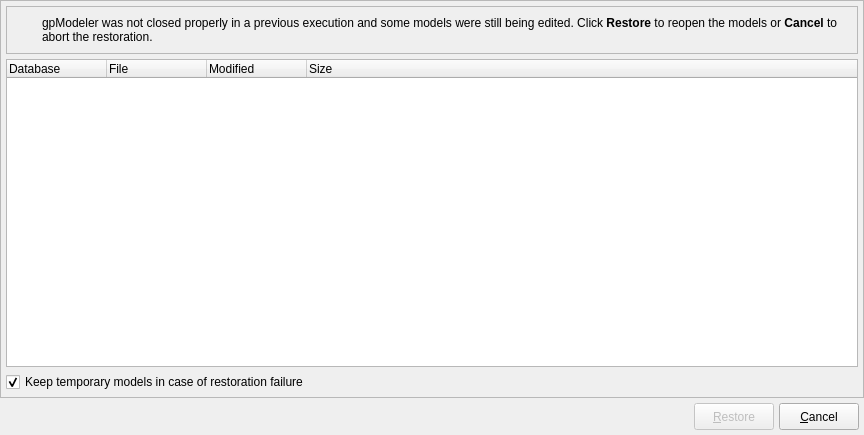
<?xml version="1.0" encoding="UTF-8"?>
<ui version="4.0">
 <class>ModelRestorationForm</class>
 <widget class="QDialog" name="ModelRestorationForm">
  <property name="windowModality">
   <enum>Qt::WindowModality::ApplicationModal</enum>
  </property>
  <property name="geometry">
   <rect>
    <x>0</x>
    <y>0</y>
    <width>864</width>
    <height>435</height>
   </rect>
  </property>
  <property name="sizePolicy">
   <sizepolicy hsizetype="Preferred" vsizetype="Preferred">
    <horstretch>0</horstretch>
    <verstretch>0</verstretch>
   </sizepolicy>
  </property>
  <property name="minimumSize">
   <size>
    <width>600</width>
    <height>400</height>
   </size>
  </property>
  <property name="maximumSize">
   <size>
    <width>16777215</width>
    <height>16777215</height>
   </size>
  </property>
  <property name="windowTitle">
   <string>Model restoration</string>
  </property>
  <property name="windowIcon">
   <iconset resource="../../../../priv-plugins/res/logoicons.qrc">
    <normaloff>:/icons/icons/pgmodeler_logo.png</normaloff>:/icons/icons/pgmodeler_logo.png</iconset>
  </property>
  <layout class="QVBoxLayout" name="verticalLayout">
   <property name="spacing">
    <number>5</number>
   </property>
   <property name="leftMargin">
    <number>0</number>
   </property>
   <property name="topMargin">
    <number>0</number>
   </property>
   <property name="rightMargin">
    <number>0</number>
   </property>
   <property name="bottomMargin">
    <number>5</number>
   </property>
   <item>
    <widget class="QFrame" name="content_frm">
     <property name="enabled">
      <bool>true</bool>
     </property>
     <property name="sizePolicy">
      <sizepolicy hsizetype="Expanding" vsizetype="Expanding">
       <horstretch>0</horstretch>
       <verstretch>0</verstretch>
      </sizepolicy>
     </property>
     <property name="frameShape">
      <enum>QFrame::Shape::StyledPanel</enum>
     </property>
     <property name="frameShadow">
      <enum>QFrame::Shadow::Raised</enum>
     </property>
     <layout class="QGridLayout" name="gridLayout_4">
      <property name="leftMargin">
       <number>5</number>
      </property>
      <property name="topMargin">
       <number>5</number>
      </property>
      <property name="rightMargin">
       <number>5</number>
      </property>
      <property name="bottomMargin">
       <number>5</number>
      </property>
      <property name="spacing">
       <number>5</number>
      </property>
      <item row="0" column="0">
       <widget class="QFrame" name="alert_frm">
        <property name="sizePolicy">
         <sizepolicy hsizetype="Preferred" vsizetype="Fixed">
          <horstretch>0</horstretch>
          <verstretch>0</verstretch>
         </sizepolicy>
        </property>
        <property name="minimumSize">
         <size>
          <width>0</width>
          <height>48</height>
         </size>
        </property>
        <property name="frameShape">
         <enum>QFrame::Shape::StyledPanel</enum>
        </property>
        <property name="frameShadow">
         <enum>QFrame::Shadow::Raised</enum>
        </property>
        <layout class="QGridLayout" name="gridLayout">
         <property name="leftMargin">
          <number>5</number>
         </property>
         <property name="topMargin">
          <number>5</number>
         </property>
         <property name="rightMargin">
          <number>5</number>
         </property>
         <property name="bottomMargin">
          <number>5</number>
         </property>
         <property name="spacing">
          <number>5</number>
         </property>
         <item row="0" column="0">
          <widget class="QLabel" name="icon_lbl">
           <property name="minimumSize">
            <size>
             <width>25</width>
             <height>25</height>
            </size>
           </property>
           <property name="maximumSize">
            <size>
             <width>25</width>
             <height>25</height>
            </size>
           </property>
           <property name="text">
            <string/>
           </property>
           <property name="textFormat">
            <enum>Qt::TextFormat::AutoText</enum>
           </property>
           <property name="pixmap">
            <pixmap resource="../../res/resources.qrc">:/icons/icons/alert.png</pixmap>
           </property>
           <property name="scaledContents">
            <bool>true</bool>
           </property>
          </widget>
         </item>
         <item row="0" column="1">
          <widget class="QLabel" name="message_lbl">
           <property name="font">
            <font>
             <bold>false</bold>
             <underline>false</underline>
             <strikeout>false</strikeout>
             <kerning>true</kerning>
            </font>
           </property>
           <property name="text">
            <string>gpModeler was not closed properly in a previous execution and some models were still being edited. Click &lt;strong&gt;Restore&lt;/strong&gt; to reopen the models or &lt;strong&gt;Cancel&lt;/strong&gt; to abort the restoration.</string>
           </property>
           <property name="wordWrap">
            <bool>true</bool>
           </property>
          </widget>
         </item>
        </layout>
       </widget>
      </item>
      <item row="2" column="0">
       <layout class="QGridLayout" name="gridLayout_2">
        <property name="spacing">
         <number>5</number>
        </property>
        <item row="0" column="0" colspan="2">
         <widget class="QCheckBox" name="keep_models_chk">
          <property name="sizePolicy">
           <sizepolicy hsizetype="Expanding" vsizetype="Fixed">
            <horstretch>0</horstretch>
            <verstretch>0</verstretch>
           </sizepolicy>
          </property>
          <property name="toolTip">
           <string>&lt;p&gt;gpModeler will try to recover the selected models but will not destroy them in case of loading failure. This option serves as a last resort in order to try to recover the database model. Temporary models will last until the application is closed so the user must try to manually recover the files before exit gpModeler.&lt;/p&gt;</string>
          </property>
          <property name="statusTip">
           <string/>
          </property>
          <property name="text">
           <string>Keep temporary models in case of restoration failure</string>
          </property>
          <property name="iconSize">
           <size>
            <width>28</width>
            <height>28</height>
           </size>
          </property>
          <property name="checked">
           <bool>true</bool>
          </property>
         </widget>
        </item>
       </layout>
      </item>
      <item row="1" column="0">
       <widget class="QTableWidget" name="tmp_files_tbw">
        <property name="editTriggers">
         <set>QAbstractItemView::EditTrigger::NoEditTriggers</set>
        </property>
        <property name="alternatingRowColors">
         <bool>true</bool>
        </property>
        <property name="selectionMode">
         <enum>QAbstractItemView::SelectionMode::MultiSelection</enum>
        </property>
        <property name="selectionBehavior">
         <enum>QAbstractItemView::SelectionBehavior::SelectRows</enum>
        </property>
        <property name="iconSize">
         <size>
          <width>22</width>
          <height>22</height>
         </size>
        </property>
        <attribute name="horizontalHeaderStretchLastSection">
         <bool>true</bool>
        </attribute>
        <attribute name="verticalHeaderVisible">
         <bool>false</bool>
        </attribute>
        <attribute name="verticalHeaderMinimumSectionSize">
         <number>30</number>
        </attribute>
        <column>
         <property name="text">
          <string>Database</string>
         </property>
         <property name="textAlignment">
          <set>AlignLeading|AlignVCenter</set>
         </property>
         <property name="icon">
          <iconset resource="../../res/resources.qrc">
           <normaloff>:/icons/icons/database.png</normaloff>:/icons/icons/database.png</iconset>
         </property>
        </column>
        <column>
         <property name="text">
          <string>File</string>
         </property>
         <property name="textAlignment">
          <set>AlignLeading|AlignVCenter</set>
         </property>
         <property name="icon">
          <iconset resource="../../res/resources.qrc">
           <normaloff>:/icons/icons/sourcecode.png</normaloff>:/icons/icons/sourcecode.png</iconset>
         </property>
        </column>
        <column>
         <property name="text">
          <string>Modified</string>
         </property>
         <property name="textAlignment">
          <set>AlignLeading|AlignVCenter</set>
         </property>
         <property name="icon">
          <iconset resource="../../res/resources.qrc">
           <normaloff>:/icons/icons/validity.png</normaloff>:/icons/icons/validity.png</iconset>
         </property>
        </column>
        <column>
         <property name="text">
          <string>Size</string>
         </property>
         <property name="textAlignment">
          <set>AlignLeading|AlignVCenter</set>
         </property>
        </column>
       </widget>
      </item>
     </layout>
    </widget>
   </item>
   <item>
    <layout class="QHBoxLayout" name="horizontalLayout">
     <property name="leftMargin">
      <number>5</number>
     </property>
     <property name="rightMargin">
      <number>5</number>
     </property>
     <property name="bottomMargin">
      <number>0</number>
     </property>
     <item>
      <widget class="QLabel" name="pgmodeler_name_lbl">
       <property name="sizePolicy">
        <sizepolicy hsizetype="Fixed" vsizetype="Fixed">
         <horstretch>0</horstretch>
         <verstretch>0</verstretch>
        </sizepolicy>
       </property>
       <property name="maximumSize">
        <size>
         <width>150</width>
         <height>30</height>
        </size>
       </property>
       <property name="text">
        <string/>
       </property>
       <property name="pixmap">
        <pixmap resource="../../res/resources.qrc">:/images/images/pgmodeler_name.png</pixmap>
       </property>
       <property name="scaledContents">
        <bool>true</bool>
       </property>
      </widget>
     </item>
     <item>
      <spacer name="spacer">
       <property name="orientation">
        <enum>Qt::Orientation::Horizontal</enum>
       </property>
       <property name="sizeHint" stdset="0">
        <size>
         <width>186</width>
         <height>27</height>
        </size>
       </property>
      </spacer>
     </item>
     <item>
      <widget class="QPushButton" name="restore_btn">
       <property name="enabled">
        <bool>false</bool>
       </property>
       <property name="sizePolicy">
        <sizepolicy hsizetype="Fixed" vsizetype="Preferred">
         <horstretch>0</horstretch>
         <verstretch>0</verstretch>
        </sizepolicy>
       </property>
       <property name="maximumSize">
        <size>
         <width>16777215</width>
         <height>16777215</height>
        </size>
       </property>
       <property name="text">
        <string>&amp;Restore</string>
       </property>
       <property name="icon">
        <iconset resource="../../res/resources.qrc">
         <normaloff>:/icons/icons/restore.png</normaloff>:/icons/icons/restore.png</iconset>
       </property>
       <property name="iconSize">
        <size>
         <width>28</width>
         <height>28</height>
        </size>
       </property>
       <property name="default">
        <bool>true</bool>
       </property>
      </widget>
     </item>
     <item>
      <widget class="QPushButton" name="cancel_btn">
       <property name="sizePolicy">
        <sizepolicy hsizetype="Fixed" vsizetype="Preferred">
         <horstretch>0</horstretch>
         <verstretch>0</verstretch>
        </sizepolicy>
       </property>
       <property name="maximumSize">
        <size>
         <width>16777215</width>
         <height>16777215</height>
        </size>
       </property>
       <property name="text">
        <string>&amp;Cancel</string>
       </property>
       <property name="icon">
        <iconset resource="../../res/resources.qrc">
         <normaloff>:/icons/icons/cancel.png</normaloff>:/icons/icons/cancel.png</iconset>
       </property>
       <property name="iconSize">
        <size>
         <width>28</width>
         <height>28</height>
        </size>
       </property>
       <property name="flat">
        <bool>false</bool>
       </property>
      </widget>
     </item>
    </layout>
   </item>
  </layout>
 </widget>
 <tabstops>
  <tabstop>tmp_files_tbw</tabstop>
  <tabstop>keep_models_chk</tabstop>
 </tabstops>
 <resources>
  <include location="../../res/resources.qrc"/>
  <include location="../../../../priv-plugins/res/logoicons.qrc"/>
 </resources>
 <connections/>
</ui>
